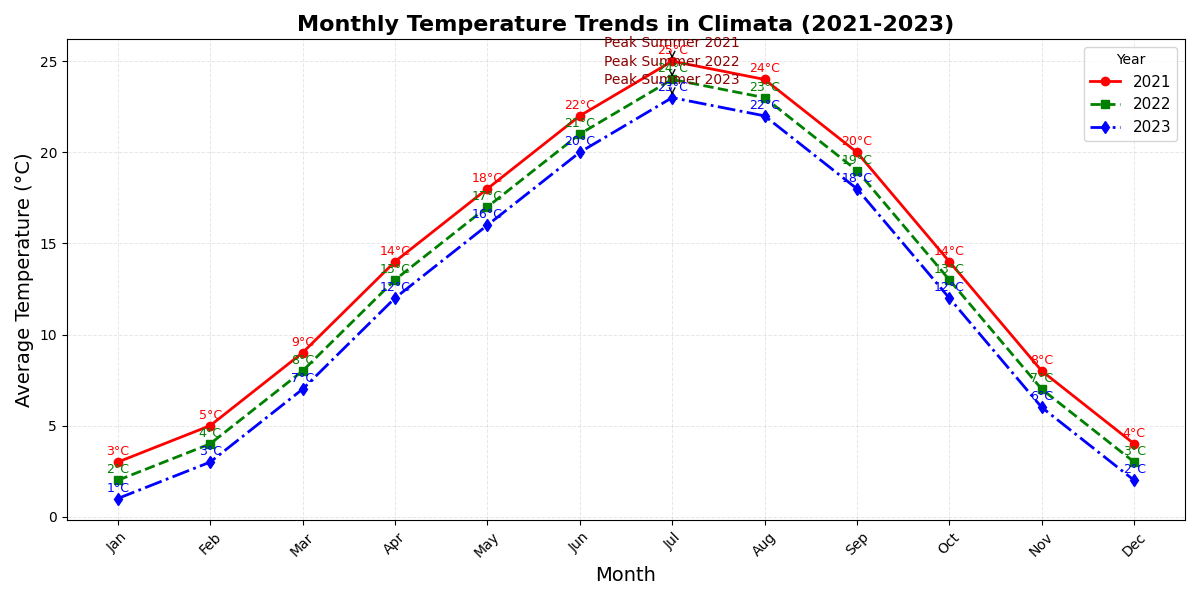

Generate this figure with Python:
import matplotlib.pyplot as plt
import numpy as np

# Imagine we are tracking the temperature change in a hypothetical city over a year. 
# To emphasize the impact of seasons, we'll plot the average monthly temperature over three years: 2021, 2022, and 2023.

# Creating a backstory:
# The city of Climata, nestled in a valley, experiences significant seasonal variations,
# with temperatures showing notable trends as climate patterns exhibit year-to-year shifts.

# Monthly data for three years (in degrees Celsius)
months = np.array(['Jan', 'Feb', 'Mar', 'Apr', 'May', 'Jun', 'Jul', 'Aug', 'Sep', 'Oct', 'Nov', 'Dec'])
temps_2021 = np.array([3, 5, 9, 14, 18, 22, 25, 24, 20, 14, 8, 4])
temps_2022 = np.array([2, 4, 8, 13, 17, 21, 24, 23, 19, 13, 7, 3])
temps_2023 = np.array([1, 3, 7, 12, 16, 20, 23, 22, 18, 12, 6, 2])

# Create the plot
fig, ax = plt.subplots(figsize=(12, 6))

# Plot the temperature trends over the years
ax.plot(months, temps_2021, marker='o', linestyle='-', color='r', linewidth=2, label='2021')
ax.plot(months, temps_2022, marker='s', linestyle='--', color='g', linewidth=2, label='2022')
ax.plot(months, temps_2023, marker='d', linestyle='-.', color='b', linewidth=2, label='2023')

# Set titles and labels
ax.set_title('Monthly Temperature Trends in Climata (2021-2023)', fontsize=16, fontweight='bold')
ax.set_xlabel('Month', fontsize=14)
ax.set_ylabel('Average Temperature (°C)', fontsize=14)

# Rotate x-axis labels for better readability
plt.xticks(rotation=45)

# Add legend
ax.legend(loc='best', fontsize=11, title='Year')

# Add grid lines for better readability
ax.grid(alpha=0.3, linestyle='--', linewidth=0.7)

# Add annotations to highlight temperature peaks for each year
annotate_points = [
    ('Peak Summer 2021', 'Jul', 25, 'top'),
    ('Peak Summer 2022', 'Jul', 24, 'top'),
    ('Peak Summer 2023', 'Jul', 23, 'top'),
]

for note, x_loc, y_loc, align in annotate_points:
    ax.annotate(
        note, 
        xy=(x_loc, y_loc), 
        xytext=(0, 10 if align == 'top' else -10),
        textcoords='offset points',
        ha='center',
        fontsize=10, 
        color='darkred',
        arrowprops=dict(facecolor='darkred', arrowstyle='->')
    )

# Annotate each data point with its temperature
for i, txt in enumerate(temps_2021):
    ax.annotate(f'{txt}°C', (months[i], temps_2021[i]), textcoords="offset points", xytext=(0, 5), ha='center', fontsize=9, color='red')
for i, txt in enumerate(temps_2022):
    ax.annotate(f'{txt}°C', (months[i], temps_2022[i]), textcoords="offset points", xytext=(0, 5), ha='center', fontsize=9, color='green')
for i, txt in enumerate(temps_2023):
    ax.annotate(f'{txt}°C', (months[i], temps_2023[i]), textcoords="offset points", xytext=(0, 5), ha='center', fontsize=9, color='blue')

# Adjust layout to prevent overlapping elements
plt.tight_layout()

# Display the plot
plt.show()
